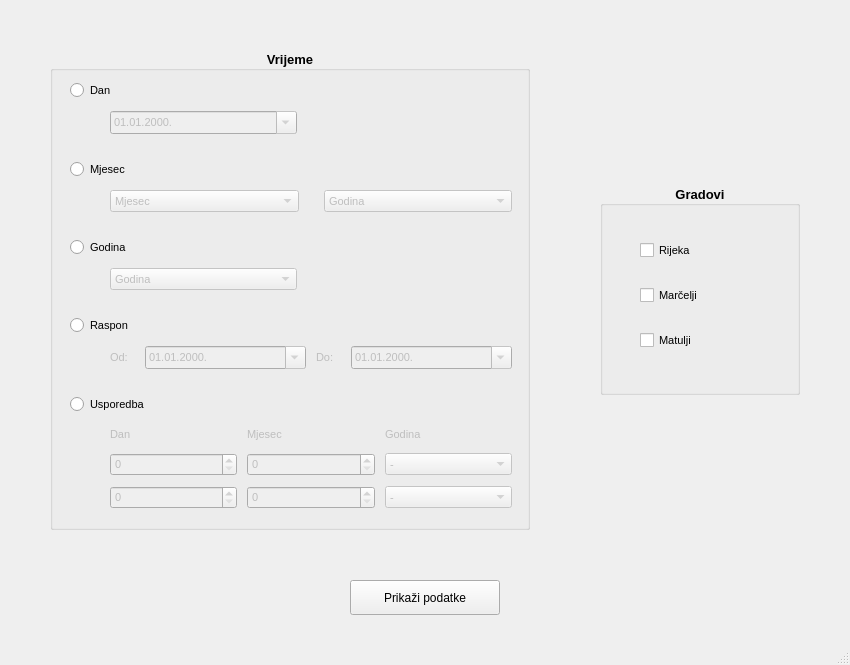
<?xml version="1.0" encoding="UTF-8"?>
<ui version="4.0">
 <class>OptionsWindow</class>
 <widget class="QMainWindow" name="OptionsWindow">
  <property name="enabled">
   <bool>true</bool>
  </property>
  <property name="geometry">
   <rect>
    <x>0</x>
    <y>0</y>
    <width>850</width>
    <height>665</height>
   </rect>
  </property>
  <property name="sizePolicy">
   <sizepolicy hsizetype="Preferred" vsizetype="Preferred">
    <horstretch>0</horstretch>
    <verstretch>0</verstretch>
   </sizepolicy>
  </property>
  <property name="minimumSize">
   <size>
    <width>850</width>
    <height>665</height>
   </size>
  </property>
  <property name="maximumSize">
   <size>
    <width>850</width>
    <height>665</height>
   </size>
  </property>
  <property name="windowTitle">
   <string>MainWindow</string>
  </property>
  <widget class="QWidget" name="CentralWidget">
   <widget class="QGroupBox" name="gradoviBox">
    <property name="geometry">
     <rect>
      <x>600</x>
      <y>185</y>
      <width>200</width>
      <height>210</height>
     </rect>
    </property>
    <property name="font">
     <font>
      <pointsize>10</pointsize>
      <weight>75</weight>
      <bold>true</bold>
      <underline>false</underline>
     </font>
    </property>
    <property name="layoutDirection">
     <enum>Qt::LeftToRight</enum>
    </property>
    <property name="autoFillBackground">
     <bool>false</bool>
    </property>
    <property name="title">
     <string>Gradovi</string>
    </property>
    <property name="alignment">
     <set>Qt::AlignCenter</set>
    </property>
    <widget class="QWidget" name="verticalLayoutWidget">
     <property name="geometry">
      <rect>
       <x>20</x>
       <y>30</y>
       <width>161</width>
       <height>161</height>
      </rect>
     </property>
     <layout class="QVBoxLayout" name="gradoviChecksLayout">
      <property name="spacing">
       <number>0</number>
      </property>
      <property name="leftMargin">
       <number>20</number>
      </property>
      <item>
       <widget class="QCheckBox" name="checkBoxRijeka">
        <property name="font">
         <font>
          <pointsize>8</pointsize>
          <weight>50</weight>
          <bold>false</bold>
         </font>
        </property>
        <property name="text">
         <string>Rijeka</string>
        </property>
       </widget>
      </item>
      <item>
       <widget class="QCheckBox" name="checkBoxMarcelji">
        <property name="font">
         <font>
          <pointsize>8</pointsize>
          <weight>50</weight>
          <bold>false</bold>
         </font>
        </property>
        <property name="text">
         <string>Marčelji</string>
        </property>
       </widget>
      </item>
      <item>
       <widget class="QCheckBox" name="checkBoxMatulji">
        <property name="font">
         <font>
          <pointsize>8</pointsize>
          <weight>50</weight>
          <bold>false</bold>
         </font>
        </property>
        <property name="text">
         <string>Matulji</string>
        </property>
       </widget>
      </item>
     </layout>
    </widget>
   </widget>
   <widget class="QGroupBox" name="vrijemeBox">
    <property name="geometry">
     <rect>
      <x>50</x>
      <y>50</y>
      <width>480</width>
      <height>480</height>
     </rect>
    </property>
    <property name="font">
     <font>
      <pointsize>10</pointsize>
      <weight>75</weight>
      <bold>true</bold>
     </font>
    </property>
    <property name="title">
     <string>Vrijeme</string>
    </property>
    <property name="alignment">
     <set>Qt::AlignCenter</set>
    </property>
    <widget class="QWidget" name="gridLayoutWidget">
     <property name="geometry">
      <rect>
       <x>20</x>
       <y>30</y>
       <width>442</width>
       <height>430</height>
      </rect>
     </property>
     <layout class="QGridLayout" name="vrijemeGridLayout" columnstretch="0">
      <property name="leftMargin">
       <number>0</number>
      </property>
      <property name="topMargin">
       <number>0</number>
      </property>
      <property name="rightMargin">
       <number>0</number>
      </property>
      <property name="bottomMargin">
       <number>0</number>
      </property>
      <property name="horizontalSpacing">
       <number>0</number>
      </property>
      <property name="verticalSpacing">
       <number>10</number>
      </property>
      <item row="3" column="0">
       <layout class="QHBoxLayout" name="pickDanHL">
        <property name="spacing">
         <number>0</number>
        </property>
        <property name="leftMargin">
         <number>40</number>
        </property>
        <property name="rightMargin">
         <number>215</number>
        </property>
        <property name="bottomMargin">
         <number>15</number>
        </property>
        <item>
         <widget class="QDateTimeEdit" name="pickDan">
          <property name="enabled">
           <bool>false</bool>
          </property>
          <property name="font">
           <font>
            <pointsize>8</pointsize>
            <weight>50</weight>
            <bold>false</bold>
           </font>
          </property>
          <property name="wrapping">
           <bool>false</bool>
          </property>
          <property name="displayFormat">
           <string>dd.MM.yyyy.</string>
          </property>
          <property name="calendarPopup">
           <bool>true</bool>
          </property>
         </widget>
        </item>
       </layout>
      </item>
      <item row="8" column="0">
       <widget class="QRadioButton" name="rasponRadio">
        <property name="font">
         <font>
          <pointsize>8</pointsize>
          <weight>50</weight>
          <bold>false</bold>
         </font>
        </property>
        <property name="text">
         <string>Raspon</string>
        </property>
       </widget>
      </item>
      <item row="4" column="0">
       <widget class="QRadioButton" name="mjesecRadio">
        <property name="font">
         <font>
          <pointsize>8</pointsize>
          <weight>50</weight>
          <bold>false</bold>
         </font>
        </property>
        <property name="text">
         <string>Mjesec</string>
        </property>
       </widget>
      </item>
      <item row="6" column="0">
       <widget class="QRadioButton" name="godinaRadio">
        <property name="font">
         <font>
          <pointsize>8</pointsize>
          <weight>50</weight>
          <bold>false</bold>
         </font>
        </property>
        <property name="text">
         <string>Godina</string>
        </property>
       </widget>
      </item>
      <item row="9" column="0">
       <layout class="QHBoxLayout" name="pickRasponHL">
        <property name="spacing">
         <number>10</number>
        </property>
        <property name="leftMargin">
         <number>40</number>
        </property>
        <property name="bottomMargin">
         <number>15</number>
        </property>
        <item>
         <widget class="QLabel" name="odLabel">
          <property name="enabled">
           <bool>false</bool>
          </property>
          <property name="maximumSize">
           <size>
            <width>25</width>
            <height>20</height>
           </size>
          </property>
          <property name="font">
           <font>
            <pointsize>8</pointsize>
            <weight>50</weight>
            <bold>false</bold>
           </font>
          </property>
          <property name="text">
           <string>Od:</string>
          </property>
         </widget>
        </item>
        <item>
         <widget class="QDateTimeEdit" name="rasponOd">
          <property name="enabled">
           <bool>false</bool>
          </property>
          <property name="font">
           <font>
            <pointsize>8</pointsize>
            <weight>50</weight>
            <bold>false</bold>
           </font>
          </property>
          <property name="displayFormat">
           <string>dd.MM.yyyy.</string>
          </property>
          <property name="calendarPopup">
           <bool>true</bool>
          </property>
         </widget>
        </item>
        <item>
         <widget class="QLabel" name="doLabel">
          <property name="enabled">
           <bool>false</bool>
          </property>
          <property name="maximumSize">
           <size>
            <width>25</width>
            <height>20</height>
           </size>
          </property>
          <property name="font">
           <font>
            <pointsize>8</pointsize>
            <weight>50</weight>
            <bold>false</bold>
           </font>
          </property>
          <property name="text">
           <string>Do:</string>
          </property>
         </widget>
        </item>
        <item>
         <widget class="QDateTimeEdit" name="rasponDo">
          <property name="enabled">
           <bool>false</bool>
          </property>
          <property name="font">
           <font>
            <pointsize>8</pointsize>
            <weight>50</weight>
            <bold>false</bold>
           </font>
          </property>
          <property name="displayFormat">
           <string>dd.MM.yyyy.</string>
          </property>
          <property name="calendarPopup">
           <bool>true</bool>
          </property>
         </widget>
        </item>
       </layout>
      </item>
      <item row="7" column="0">
       <layout class="QHBoxLayout" name="pickGodinaHL">
        <property name="leftMargin">
         <number>40</number>
        </property>
        <property name="rightMargin">
         <number>215</number>
        </property>
        <property name="bottomMargin">
         <number>15</number>
        </property>
        <item>
         <widget class="QComboBox" name="pickGodina">
          <property name="enabled">
           <bool>false</bool>
          </property>
          <property name="font">
           <font>
            <pointsize>8</pointsize>
            <weight>50</weight>
            <bold>false</bold>
           </font>
          </property>
          <item>
           <property name="text">
            <string>Godina</string>
           </property>
          </item>
         </widget>
        </item>
       </layout>
      </item>
      <item row="5" column="0">
       <layout class="QHBoxLayout" name="pickMjesecHL">
        <property name="spacing">
         <number>25</number>
        </property>
        <property name="leftMargin">
         <number>40</number>
        </property>
        <property name="bottomMargin">
         <number>15</number>
        </property>
        <item>
         <widget class="QComboBox" name="pickMjesecMjesec">
          <property name="enabled">
           <bool>false</bool>
          </property>
          <property name="font">
           <font>
            <pointsize>8</pointsize>
            <weight>50</weight>
            <bold>false</bold>
           </font>
          </property>
          <item>
           <property name="text">
            <string>Mjesec</string>
           </property>
          </item>
         </widget>
        </item>
        <item>
         <widget class="QComboBox" name="pickMjesecGodina">
          <property name="enabled">
           <bool>false</bool>
          </property>
          <property name="font">
           <font>
            <pointsize>8</pointsize>
            <weight>50</weight>
            <bold>false</bold>
           </font>
          </property>
          <item>
           <property name="text">
            <string>Godina</string>
           </property>
          </item>
         </widget>
        </item>
       </layout>
      </item>
      <item row="2" column="0">
       <widget class="QRadioButton" name="danRadio">
        <property name="font">
         <font>
          <pointsize>8</pointsize>
          <weight>50</weight>
          <bold>false</bold>
         </font>
        </property>
        <property name="text">
         <string>Dan</string>
        </property>
       </widget>
      </item>
      <item row="10" column="0">
       <widget class="QRadioButton" name="usporedbaRadio">
        <property name="font">
         <font>
          <pointsize>8</pointsize>
          <weight>50</weight>
          <bold>false</bold>
         </font>
        </property>
        <property name="text">
         <string>Usporedba</string>
        </property>
       </widget>
      </item>
      <item row="11" column="0">
       <layout class="QGridLayout" name="usporedbaGL">
        <property name="leftMargin">
         <number>40</number>
        </property>
        <property name="spacing">
         <number>10</number>
        </property>
        <item row="1" column="1">
         <widget class="QSpinBox" name="usporedbaMjesecPrvi">
          <property name="enabled">
           <bool>false</bool>
          </property>
          <property name="font">
           <font>
            <pointsize>8</pointsize>
            <weight>50</weight>
            <bold>false</bold>
           </font>
          </property>
          <property name="maximum">
           <number>12</number>
          </property>
         </widget>
        </item>
        <item row="2" column="2">
         <widget class="QComboBox" name="usporedbaGodinaDrugi">
          <property name="enabled">
           <bool>false</bool>
          </property>
          <property name="font">
           <font>
            <pointsize>8</pointsize>
            <weight>50</weight>
            <bold>false</bold>
           </font>
          </property>
          <item>
           <property name="text">
            <string>-</string>
           </property>
          </item>
         </widget>
        </item>
        <item row="1" column="2">
         <widget class="QComboBox" name="usporedbaGodinaPrvi">
          <property name="enabled">
           <bool>false</bool>
          </property>
          <property name="font">
           <font>
            <pointsize>8</pointsize>
            <weight>50</weight>
            <bold>false</bold>
           </font>
          </property>
          <item>
           <property name="text">
            <string>-</string>
           </property>
          </item>
         </widget>
        </item>
        <item row="1" column="0">
         <widget class="QSpinBox" name="usporedbaDanPrvi">
          <property name="enabled">
           <bool>false</bool>
          </property>
          <property name="font">
           <font>
            <pointsize>8</pointsize>
            <weight>50</weight>
            <bold>false</bold>
           </font>
          </property>
          <property name="maximum">
           <number>31</number>
          </property>
          <property name="value">
           <number>0</number>
          </property>
         </widget>
        </item>
        <item row="2" column="1">
         <widget class="QSpinBox" name="usporedbaMjesecDrugi">
          <property name="enabled">
           <bool>false</bool>
          </property>
          <property name="font">
           <font>
            <pointsize>8</pointsize>
            <weight>50</weight>
            <bold>false</bold>
           </font>
          </property>
          <property name="maximum">
           <number>12</number>
          </property>
         </widget>
        </item>
        <item row="2" column="0">
         <widget class="QSpinBox" name="usporedbaDanDrugi">
          <property name="enabled">
           <bool>false</bool>
          </property>
          <property name="font">
           <font>
            <pointsize>8</pointsize>
            <weight>50</weight>
            <bold>false</bold>
           </font>
          </property>
          <property name="maximum">
           <number>31</number>
          </property>
          <property name="value">
           <number>0</number>
          </property>
         </widget>
        </item>
        <item row="0" column="0">
         <widget class="QLabel" name="usporedbaDanLabel">
          <property name="enabled">
           <bool>false</bool>
          </property>
          <property name="maximumSize">
           <size>
            <width>16777215</width>
            <height>20</height>
           </size>
          </property>
          <property name="font">
           <font>
            <pointsize>8</pointsize>
            <weight>50</weight>
            <bold>false</bold>
           </font>
          </property>
          <property name="text">
           <string>Dan</string>
          </property>
         </widget>
        </item>
        <item row="0" column="1">
         <widget class="QLabel" name="usporedbaLabelMjesec">
          <property name="enabled">
           <bool>false</bool>
          </property>
          <property name="maximumSize">
           <size>
            <width>16777215</width>
            <height>20</height>
           </size>
          </property>
          <property name="font">
           <font>
            <pointsize>8</pointsize>
            <weight>50</weight>
            <bold>false</bold>
           </font>
          </property>
          <property name="text">
           <string>Mjesec</string>
          </property>
         </widget>
        </item>
        <item row="0" column="2">
         <widget class="QLabel" name="usporedbaLabelGodina">
          <property name="enabled">
           <bool>false</bool>
          </property>
          <property name="maximumSize">
           <size>
            <width>16777215</width>
            <height>20</height>
           </size>
          </property>
          <property name="font">
           <font>
            <pointsize>8</pointsize>
            <weight>50</weight>
            <bold>false</bold>
           </font>
          </property>
          <property name="text">
           <string>Godina</string>
          </property>
         </widget>
        </item>
       </layout>
      </item>
     </layout>
    </widget>
   </widget>
   <widget class="QPushButton" name="confirmButton">
    <property name="geometry">
     <rect>
      <x>350</x>
      <y>580</y>
      <width>150</width>
      <height>35</height>
     </rect>
    </property>
    <property name="sizePolicy">
     <sizepolicy hsizetype="Fixed" vsizetype="Fixed">
      <horstretch>0</horstretch>
      <verstretch>0</verstretch>
     </sizepolicy>
    </property>
    <property name="minimumSize">
     <size>
      <width>150</width>
      <height>35</height>
     </size>
    </property>
    <property name="maximumSize">
     <size>
      <width>150</width>
      <height>35</height>
     </size>
    </property>
    <property name="text">
     <string>Prikaži podatke</string>
    </property>
   </widget>
  </widget>
  <widget class="QMenuBar" name="menubar">
   <property name="geometry">
    <rect>
     <x>0</x>
     <y>0</y>
     <width>850</width>
     <height>31</height>
    </rect>
   </property>
  </widget>
  <widget class="QStatusBar" name="statusbar"/>
 </widget>
 <tabstops>
  <tabstop>danRadio</tabstop>
  <tabstop>mjesecRadio</tabstop>
  <tabstop>godinaRadio</tabstop>
  <tabstop>rasponRadio</tabstop>
  <tabstop>checkBoxRijeka</tabstop>
  <tabstop>checkBoxMarcelji</tabstop>
  <tabstop>checkBoxMatulji</tabstop>
  <tabstop>pickDan</tabstop>
  <tabstop>pickMjesecMjesec</tabstop>
  <tabstop>pickMjesecGodina</tabstop>
  <tabstop>pickGodina</tabstop>
  <tabstop>rasponOd</tabstop>
  <tabstop>rasponDo</tabstop>
 </tabstops>
 <resources/>
 <connections>
  <connection>
   <sender>danRadio</sender>
   <signal>toggled(bool)</signal>
   <receiver>pickDan</receiver>
   <slot>setEnabled(bool)</slot>
   <hints>
    <hint type="sourcelabel">
     <x>320</x>
     <y>171</y>
    </hint>
    <hint type="destinationlabel">
     <x>233</x>
     <y>205</y>
    </hint>
   </hints>
  </connection>
  <connection>
   <sender>mjesecRadio</sender>
   <signal>toggled(bool)</signal>
   <receiver>pickMjesecMjesec</receiver>
   <slot>setEnabled(bool)</slot>
   <hints>
    <hint type="sourcelabel">
     <x>148</x>
     <y>241</y>
    </hint>
    <hint type="destinationlabel">
     <x>202</x>
     <y>279</y>
    </hint>
   </hints>
  </connection>
  <connection>
   <sender>mjesecRadio</sender>
   <signal>toggled(bool)</signal>
   <receiver>pickMjesecGodina</receiver>
   <slot>setEnabled(bool)</slot>
   <hints>
    <hint type="sourcelabel">
     <x>372</x>
     <y>243</y>
    </hint>
    <hint type="destinationlabel">
     <x>412</x>
     <y>272</y>
    </hint>
   </hints>
  </connection>
  <connection>
   <sender>godinaRadio</sender>
   <signal>toggled(bool)</signal>
   <receiver>pickGodina</receiver>
   <slot>setEnabled(bool)</slot>
   <hints>
    <hint type="sourcelabel">
     <x>143</x>
     <y>337</y>
    </hint>
    <hint type="destinationlabel">
     <x>181</x>
     <y>365</y>
    </hint>
   </hints>
  </connection>
  <connection>
   <sender>rasponRadio</sender>
   <signal>toggled(bool)</signal>
   <receiver>odLabel</receiver>
   <slot>setEnabled(bool)</slot>
   <hints>
    <hint type="sourcelabel">
     <x>147</x>
     <y>417</y>
    </hint>
    <hint type="destinationlabel">
     <x>150</x>
     <y>449</y>
    </hint>
   </hints>
  </connection>
  <connection>
   <sender>rasponRadio</sender>
   <signal>toggled(bool)</signal>
   <receiver>rasponOd</receiver>
   <slot>setEnabled(bool)</slot>
   <hints>
    <hint type="sourcelabel">
     <x>205</x>
     <y>417</y>
    </hint>
    <hint type="destinationlabel">
     <x>235</x>
     <y>444</y>
    </hint>
   </hints>
  </connection>
  <connection>
   <sender>rasponRadio</sender>
   <signal>toggled(bool)</signal>
   <receiver>doLabel</receiver>
   <slot>setEnabled(bool)</slot>
   <hints>
    <hint type="sourcelabel">
     <x>381</x>
     <y>410</y>
    </hint>
    <hint type="destinationlabel">
     <x>358</x>
     <y>450</y>
    </hint>
   </hints>
  </connection>
  <connection>
   <sender>rasponRadio</sender>
   <signal>toggled(bool)</signal>
   <receiver>rasponDo</receiver>
   <slot>setEnabled(bool)</slot>
   <hints>
    <hint type="sourcelabel">
     <x>466</x>
     <y>411</y>
    </hint>
    <hint type="destinationlabel">
     <x>466</x>
     <y>448</y>
    </hint>
   </hints>
  </connection>
  <connection>
   <sender>usporedbaRadio</sender>
   <signal>toggled(bool)</signal>
   <receiver>usporedbaDanPrvi</receiver>
   <slot>setEnabled(bool)</slot>
   <hints>
    <hint type="sourcelabel">
     <x>174</x>
     <y>489</y>
    </hint>
    <hint type="destinationlabel">
     <x>190</x>
     <y>541</y>
    </hint>
   </hints>
  </connection>
  <connection>
   <sender>usporedbaRadio</sender>
   <signal>toggled(bool)</signal>
   <receiver>usporedbaMjesecPrvi</receiver>
   <slot>setEnabled(bool)</slot>
   <hints>
    <hint type="sourcelabel">
     <x>278</x>
     <y>489</y>
    </hint>
    <hint type="destinationlabel">
     <x>313</x>
     <y>537</y>
    </hint>
   </hints>
  </connection>
  <connection>
   <sender>usporedbaRadio</sender>
   <signal>toggled(bool)</signal>
   <receiver>usporedbaGodinaPrvi</receiver>
   <slot>setEnabled(bool)</slot>
   <hints>
    <hint type="sourcelabel">
     <x>410</x>
     <y>487</y>
    </hint>
    <hint type="destinationlabel">
     <x>449</x>
     <y>541</y>
    </hint>
   </hints>
  </connection>
  <connection>
   <sender>usporedbaRadio</sender>
   <signal>toggled(bool)</signal>
   <receiver>usporedbaDanDrugi</receiver>
   <slot>setEnabled(bool)</slot>
   <hints>
    <hint type="sourcelabel">
     <x>274</x>
     <y>489</y>
    </hint>
    <hint type="destinationlabel">
     <x>214</x>
     <y>569</y>
    </hint>
   </hints>
  </connection>
  <connection>
   <sender>usporedbaRadio</sender>
   <signal>toggled(bool)</signal>
   <receiver>usporedbaMjesecDrugi</receiver>
   <slot>setEnabled(bool)</slot>
   <hints>
    <hint type="sourcelabel">
     <x>360</x>
     <y>489</y>
    </hint>
    <hint type="destinationlabel">
     <x>360</x>
     <y>577</y>
    </hint>
   </hints>
  </connection>
  <connection>
   <sender>usporedbaRadio</sender>
   <signal>toggled(bool)</signal>
   <receiver>usporedbaGodinaDrugi</receiver>
   <slot>setEnabled(bool)</slot>
   <hints>
    <hint type="sourcelabel">
     <x>511</x>
     <y>489</y>
    </hint>
    <hint type="destinationlabel">
     <x>513</x>
     <y>568</y>
    </hint>
   </hints>
  </connection>
  <connection>
   <sender>usporedbaRadio</sender>
   <signal>toggled(bool)</signal>
   <receiver>usporedbaDanLabel</receiver>
   <slot>setEnabled(bool)</slot>
   <hints>
    <hint type="sourcelabel">
     <x>131</x>
     <y>488</y>
    </hint>
    <hint type="destinationlabel">
     <x>171</x>
     <y>521</y>
    </hint>
   </hints>
  </connection>
  <connection>
   <sender>usporedbaRadio</sender>
   <signal>toggled(bool)</signal>
   <receiver>usporedbaLabelMjesec</receiver>
   <slot>setEnabled(bool)</slot>
   <hints>
    <hint type="sourcelabel">
     <x>382</x>
     <y>486</y>
    </hint>
    <hint type="destinationlabel">
     <x>373</x>
     <y>517</y>
    </hint>
   </hints>
  </connection>
  <connection>
   <sender>usporedbaRadio</sender>
   <signal>toggled(bool)</signal>
   <receiver>usporedbaLabelGodina</receiver>
   <slot>setEnabled(bool)</slot>
   <hints>
    <hint type="sourcelabel">
     <x>532</x>
     <y>488</y>
    </hint>
    <hint type="destinationlabel">
     <x>514</x>
     <y>520</y>
    </hint>
   </hints>
  </connection>
 </connections>
</ui>
